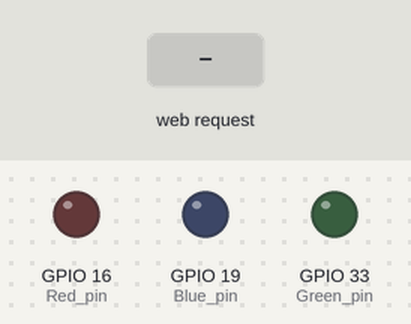
A sketch run on a simulated ESP32. Parts: output pins drawn as LEDs (lit = HIGH). The test bench sets the inputs (shaded band). WiFi joins after 1.5 s; servers stay silent unless stated; what the sketch prints to the serial monitor is not drawn.

Above: at 2.7 s.
2.8 s: HTTP request GET /16/on received
At 3.5 s:
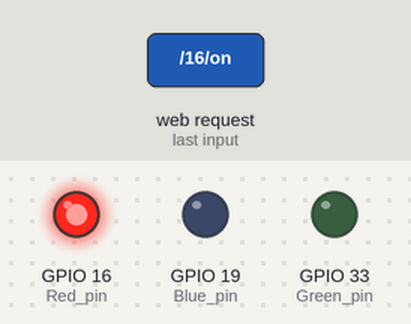
4.3 s: HTTP request GET /19/on received
At 4.6 s:
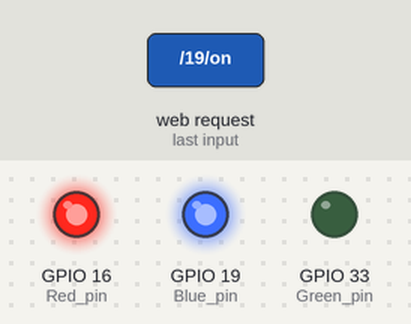
5.8 s: HTTP request GET /16/off received
At 7.0 s:
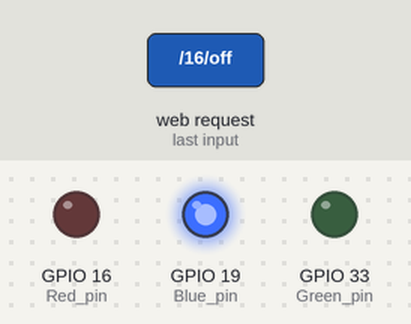
7.3 s: HTTP request GET /33/on received
At 8.1 s:
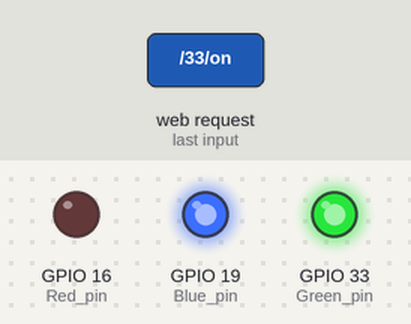
8.8 s: HTTP request GET /19/off received
At 9.3 s:
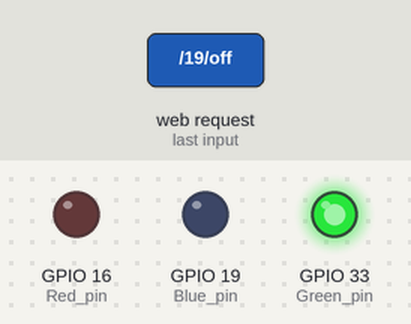
10.3 s: HTTP request GET /33/off received
At 11.6 s:
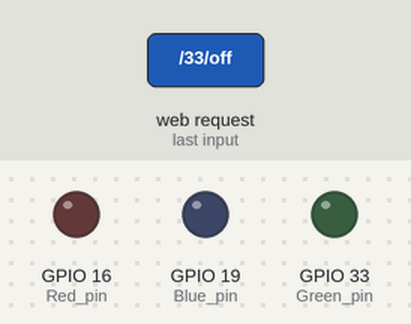
Timing chart, 0 to 12.8 s (numbered marks = the images above; inputs shaded):
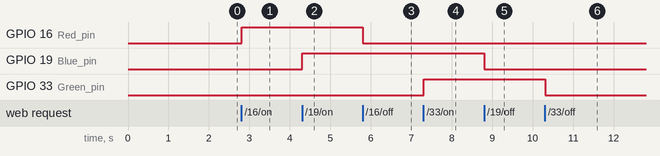

Measured:
- after the input at 2.8 s, GPIO 16 (Red_pin): LOW → HIGH at once
- after the input at 4.3 s, GPIO 19 (Blue_pin): LOW → HIGH at once
- after the input at 5.8 s, GPIO 16 (Red_pin): HIGH → LOW at once
- after the input at 7.3 s, GPIO 33 (Green_pin): LOW → HIGH at once
- after the input at 8.8 s, GPIO 19 (Blue_pin): HIGH → LOW at once
- after the input at 10.3 s, GPIO 33 (Green_pin): HIGH → LOW at once

The sketch:

3-webserver.ino
```cpp
#include <WiFi.h>

// Replace with your network credentials
const char* ssid = "";
const char* password = "";

// Set web server port number to 80
WiFiServer server(80);

// Variable to store the HTTP request
String header;

// Auxiliar variables to store the current output state
String Red_pinState = "off";
String Blue_pinState = "off";
String Green_pinState = "off";

// Assign output variables to GPIO pins
const int Red_pin = 16;
const int Blue_pin = 19;
const int Green_pin = 33;

// Current time
unsigned long currentTime = millis();
// Previous time
unsigned long previousTime = 0;
// Define timeout time in milliseconds (example: 2000ms = 2s)
const long timeoutTime = 2000;

void setup() {
  Serial.begin(115200);
  // Initialize the output variables as outputs
  pinMode(Red_pin, OUTPUT);
  pinMode(Blue_pin, OUTPUT);
  pinMode(Green_pin, OUTPUT);
  // Set outputs to LOW
  digitalWrite(Red_pin, LOW);
  digitalWrite(Blue_pin, LOW);
  digitalWrite(Green_pin, LOW);

  // Connect to Wi-Fi network with SSID and password
  Serial.print("Connecting to ");
  Serial.println(ssid);
  WiFi.begin(ssid, password);
  while (WiFi.status() != WL_CONNECTED) {
    delay(500);
    Serial.print(".");
  }
  // Print local IP address and start web server
  Serial.println("");
  Serial.println("WiFi connected.");
  Serial.println("IP address: ");
  Serial.println(WiFi.localIP());
  server.begin();
}

void loop(){
  WiFiClient client = server.available();   // Listen for incoming clients

  if (client) {                             // If a new client connects,
    currentTime = millis();
    previousTime = currentTime;
    Serial.println("New Client.");          // print a message out in the serial port
    String currentLine = "";                // make a String to hold incoming data from the client
    while (client.connected() && currentTime - previousTime <= timeoutTime) {  // loop while the client's connected
      currentTime = millis();
      if (client.available()) {             // if there's bytes to read from the client,
        char c = client.read();             // read a byte, then
        Serial.write(c);                    // print it out the serial monitor
        header += c;
        if (c == '\n') {                    // if the byte is a newline character
          // if the current line is blank, you got two newline characters in a row.
          // that's the end of the client HTTP request, so send a response:
          if (currentLine.length() == 0) {
            // HTTP headers always start with a response code (e.g. HTTP/1.1 200 OK)
            // and a content-type so the client knows what's coming, then a blank line:
            client.println("HTTP/1.1 200 OK");
            client.println("Content-type:text/html");
            client.println("Connection: close");
            client.println();

            // turns the GPIOs on and off
            if (header.indexOf("GET /16/on") >= 0) {
              Serial.println("Red_pin on");
              Red_pinState = "on";
              digitalWrite(Red_pin, HIGH);
            } else if (header.indexOf("GET /16/off") >= 0) {
              Serial.println("Red_pin off");
              Red_pinState = "off";
              digitalWrite(Red_pin, LOW);
            } else if (header.indexOf("GET /19/on") >= 0) {
              Serial.println("Blue_pin on");
              Blue_pinState = "on";
              digitalWrite(Blue_pin, HIGH);
            } else if (header.indexOf("GET /19/off") >= 0) {
              Serial.println("Blue_pin off");
              Blue_pinState = "off";
              digitalWrite(Blue_pin, LOW);
            } else if (header.indexOf("GET /33/on") >= 0) {
              Serial.println("Green_pin on");
              Green_pinState = "on";
              digitalWrite(Green_pin, HIGH);
            } else if (header.indexOf("GET /33/off") >= 0) {
              Serial.println("Blue_pin off");
              Green_pinState = "off";
              digitalWrite(Green_pin, LOW);
            }

            // Display the HTML web page
            client.println("<!DOCTYPE html><html>");
            client.println("<head><meta name=\"viewport\" content=\"width=device-width, initial-scale=1\">");
            client.println("<link rel=\"icon\" href=\"data:,\">");
            // CSS to style the on/off buttons
            // Feel free to change the background-color and font-size attributes to fit your preferences
            client.println("<style>html { font-family: Helvetica; display: inline-block; margin: 0px auto; text-align: center;}");
            client.println(".button { background-color: #4CAF50; border: none; color: white; padding: 16px 40px;");
            client.println("text-decoration: none; font-size: 30px; margin: 2px; cursor: pointer;}");
            client.println(".button2 {background-color: #555555;}</style></head>");
            client.println("text-decoration: none; font-size: 30px; margin: 2px; cursor: pointer;}");
            client.println(".button3 {background-color: #555555;}</style></head>");

            // Web Page Heading
            client.println("<body><h1>ESP32 Web Server</h1>");

            // Display current state, and ON/OFF buttons for GPIO 26
            client.println("<p>GPIO 16 - State " + Red_pinState + "</p>");
            // If the Red_pinState is off, it displays the ON button
            if (Red_pinState=="off") {
              client.println("<p><a href=\"/16/on\"><button class=\"button\">ON</button></a></p>");
            } else {
              client.println("<p><a href=\"/16/off\"><button class=\"button button2\">OFF</button></a></p>");
            }

            // Display current state, and ON/OFF buttons for GPIO 27
            client.println("<p>GPIO 19 - State " + Blue_pinState + "</p>");
            // If the Blue_pinState is off, it displays the ON button
            if (Blue_pinState=="off") {
              client.println("<p><a href=\"/19/on\"><button class=\"button\">ON</button></a></p>");
            } else {
              client.println("<p><a href=\"/19/off\"><button class=\"button button2\">OFF</button></a></p>");
            }
            client.println("</body></html>");

            client.println("<p>GPIO 33 - State " + Green_pinState + "</p>");
            // If the Blue_pinState is off, it displays the ON button
            if (Green_pinState=="off") {
              client.println("<p><a href=\"/33/on\"><button class=\"button\">ON</button></a></p>");
            } else {
              client.println("<p><a href=\"/33/off\"><button class=\"button button3\">OFF</button></a></p>");
            }
            client.println("</body></html>");

            // The HTTP response ends with another blank line
            client.println();
            // Break out of the while loop
            break;
          } else { // if you got a newline, then clear currentLine
            currentLine = "";
          }
        } else if (c != '\r') {  // if you got anything else but a carriage return character,
          currentLine += c;      // add it to the end of the currentLine
        }
      }
    }
    // Clear the header variable
    header = "";
    // Close the connection
    client.stop();
    Serial.println("Client disconnected.");
    Serial.println("");
  }
}
```
